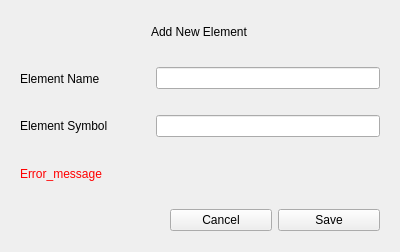
<?xml version="1.0" encoding="UTF-8"?>
<ui version="4.0">
 <class>Form</class>
 <widget class="QWidget" name="Form">
  <property name="geometry">
   <rect>
    <x>0</x>
    <y>0</y>
    <width>400</width>
    <height>252</height>
   </rect>
  </property>
  <property name="maximumSize">
   <size>
    <width>400</width>
    <height>252</height>
   </size>
  </property>
  <property name="windowTitle">
   <string>Form</string>
  </property>
  <property name="styleSheet">
   <string notr="true">QPushButton {
	min-width:100px;
	max-width:100px;
}

#error {
	color:red; 
} </string>
  </property>
  <layout class="QVBoxLayout" name="verticalLayout">
   <item alignment="Qt::AlignHCenter">
    <widget class="QLabel" name="label_4">
     <property name="minimumSize">
      <size>
       <width>0</width>
       <height>0</height>
      </size>
     </property>
     <property name="text">
      <string>Add New Element</string>
     </property>
    </widget>
   </item>
   <item>
    <widget class="QWidget" name="widget" native="true">
     <layout class="QHBoxLayout" name="horizontalLayout">
      <property name="topMargin">
       <number>5</number>
      </property>
      <property name="bottomMargin">
       <number>5</number>
      </property>
      <item>
       <widget class="QLabel" name="label_2">
        <property name="minimumSize">
         <size>
          <width>130</width>
          <height>0</height>
         </size>
        </property>
        <property name="text">
         <string>Element Name</string>
        </property>
       </widget>
      </item>
      <item>
       <widget class="QLineEdit" name="name"/>
      </item>
     </layout>
    </widget>
   </item>
   <item>
    <widget class="QWidget" name="widget_2" native="true">
     <layout class="QHBoxLayout" name="horizontalLayout_2">
      <property name="topMargin">
       <number>5</number>
      </property>
      <property name="bottomMargin">
       <number>5</number>
      </property>
      <item>
       <widget class="QLabel" name="label_3">
        <property name="minimumSize">
         <size>
          <width>130</width>
          <height>0</height>
         </size>
        </property>
        <property name="text">
         <string>Element Symbol</string>
        </property>
       </widget>
      </item>
      <item>
       <widget class="QLineEdit" name="symbol"/>
      </item>
     </layout>
    </widget>
   </item>
   <item>
    <widget class="QWidget" name="widget_3" native="true">
     <layout class="QHBoxLayout" name="horizontalLayout_4">
      <item>
       <widget class="QLabel" name="error">
        <property name="text">
         <string>Error_message</string>
        </property>
       </widget>
      </item>
     </layout>
    </widget>
   </item>
   <item>
    <widget class="QWidget" name="widget_4" native="true">
     <layout class="QHBoxLayout" name="horizontalLayout_3">
      <item>
       <spacer name="horizontalSpacer">
        <property name="orientation">
         <enum>Qt::Horizontal</enum>
        </property>
        <property name="sizeHint" stdset="0">
         <size>
          <width>40</width>
          <height>20</height>
         </size>
        </property>
       </spacer>
      </item>
      <item>
       <widget class="QPushButton" name="cancelBtn">
        <property name="text">
         <string>Cancel</string>
        </property>
       </widget>
      </item>
      <item>
       <widget class="QPushButton" name="saveBtn">
        <property name="text">
         <string>Save</string>
        </property>
       </widget>
      </item>
     </layout>
    </widget>
   </item>
  </layout>
 </widget>
 <resources/>
 <connections/>
</ui>
